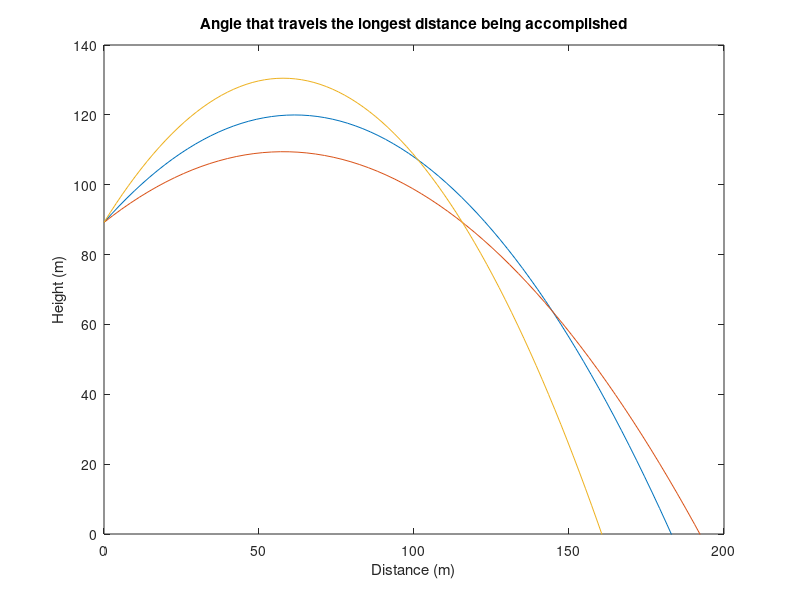

Source code (MATLAB):
%% Part 1
% Calculate initial velocity
d=183;%displacement
rad=45;%angle indegree
rad=rad*pi/180; %change to radian
g=9.8; %Gravitational acceleration
v0=sqrt(d*g/sin(2*rad));%calculation
v0=v0*3.6;%convert to km/h
fprintf('Initial velocity needed is %1.2f km/h\n',v0) %result
%% Part 2
% Initial height to launch at 45 degree
x=183;%distance between 2 narrowest point in Grand Cannyon
y=0;%when it touches the ground y=0
theta=45*pi/180; % angle
v0=125/3.6; %initial velocity
g=9.8;%gravitational velocity
t=x/(v0*cos(theta));%calculate the time
H=y-v0*t*sin(theta)+1/2*g*t^2;%finding initial height
fprintf('Initial height of 45 deg is %1.2f m\n',H) %display result
%% Part 2
% Plot data of 3 degrees

%45 degree
theta=45*pi/180; % angle
v0=125/3.6; %initial velocity
g=9.8;%gravitational velocity
t=0:0.1:20;%time array
y=H+v0*t*sin(theta)-1/2*g*t.^2; %function of y
x=v0*t*cos(theta);%function of x

%35degree 
theta=35*pi/180; % angle
v0=125/3.6; %initial velocity
g=9.8;%gravitational velocity
t=0:0.1:20; %time array
y1=H+v0*t*sin(theta)-1/2*g*t.^2;%function of y
x1=v0*t*cos(theta);%function of x

%55degree 
theta=55*pi/180; % angle
v0=125/3.6; %initial velocity
g=9.8;%gravitational velocity
t=0:0.1:20;%time array
y2=H+v0*t*sin(theta)-1/2*g*t.^2;%function of y
x2=v0*t*cos(theta); %function of x

%plot data
figure(1) %figure's name
plot(x,y,x1,y1,x2,y2) %plot the data with y respected to x
xlabel('Distance (m)'); %label x axis to distance
ylabel('Height (m)'); %label y axis to height
title('Angle that travels the longest distance being accomplished');%the title of the graph
axis([0 200 0 140]);%limit of x and y
